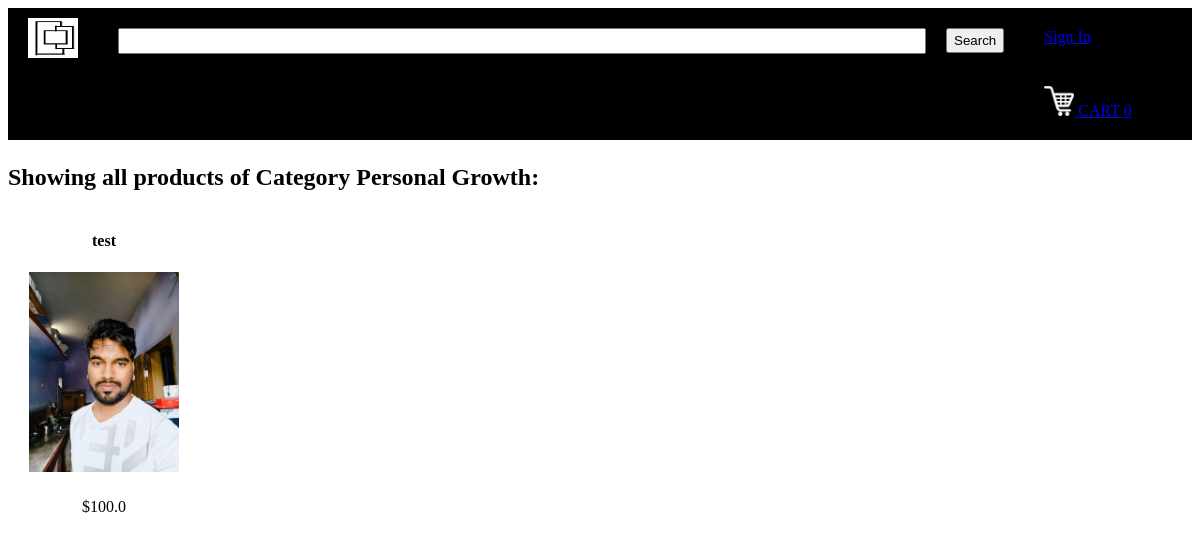
Screenshot of /displayCategory?categoryId=1 with the database file from the repository.
### tables this page shows
CREATE TABLE categories (categoryId INTEGER PRIMARY KEY,
name TEXT);

CREATE TABLE products (productId INTEGER PRIMARY KEY,
name TEXT,
price REAL,
description TEXT,
image TEXT,
stock INTEGER,
categoryId INTEGER,
FOREIGN KEY(categoryId) REFERENCES categories(catgeoryId));

### main.py (the view)
@app.route("/displayCategory")
def displayCategory():
        loggedIn, firstName, noOfItems = getLoginDetails()
        categoryId = request.args.get("categoryId")
        with sqlite3.connect('database.db') as conn:
            cur = conn.cursor()
            cur.execute("SELECT products.productId, products.name, products.price, products.image, categories.name FROM products, categories WHERE products.categoryId = categories.categoryId AND categories.categoryId = " + categoryId)
            data = cur.fetchall()
        conn.close()
        categoryName = data[0][4]
        data = parse(data)
        return render_template('displayCategory.html', data=data, loggedIn=loggedIn, firstName=firstName, noOfItems=noOfItems, categoryName=categoryName)

### main.py (called while the page is built)
def getLoginDetails():
    with sqlite3.connect('database.db') as conn:
        cur = conn.cursor()
        if 'email' not in session:
            loggedIn = False
            firstName = ''
            noOfItems = 0
        else:
            loggedIn = True
            cur.execute("SELECT userId, firstName FROM users WHERE email = '" + session['email'] + "'")
            userId, firstName = cur.fetchone()
            cur.execute("SELECT count(productId) FROM kart WHERE userId = " + str(userId))
            noOfItems = cur.fetchone()[0]
    conn.close()
    return (loggedIn, firstName, noOfItems)

def parse(data):
    ans = []
    i = 0
    while i < len(data):
        curr = []
        for j in range(7):
            if i >= len(data):
                break
            curr.append(data[i])
            i += 1
        ans.append(curr)
    return ans

### templates/displayCategory.html (shortened to what this page needs)
<!DOCTYPE HTML>
<html>
<head>
<link rel="stylesheet" href={{ url_for('static', filename='css/home.css') }} />
<link rel="stylesheet" href={{ url_for('static', filename='css/topStyle.css') }} />
</head>
<body>
<div id="title">
	<a href="/">
		<img id="logo" src= {{ url_for('static', filename='images/logo.png') }} />
	</a>
	<form>
		<input id="searchBox" type="text" name="searchQuery">
		<input id="searchButton" type="submit" value="Search">
	</form>
	{% if not loggedIn %}
	<div id="signInButton">
		<a class="link" href="/loginForm">Sign In</a>
	</div>
	{% endif %}
	<div id="kart">
		<a class="link" href="/cart">
			<img src={{url_for('static', filename='images/shoppingCart.png')}} id="cartIcon" />
			CART {{noOfItems}}
		</a>
	</div>
</div>
<div>
	<h2>Showing all products of Category {{categoryName}}:</h2>
	{% for itemData in data %}
	<table>
		<tr id="productName">
			{% for row in itemData %}
			<td>
				{{row[1]}}
			</td>
			{% endfor %}
		</tr>
		<tr id="productImage">
			{% for row in itemData %}
			<td>
				<a href="/productDescription?productId={{row[0]}}">
					<img src={{ url_for('static', filename='uploads/' + row[3]) }} id="itemImage" />
				</a>
			</td>
			{% endfor %}
		</tr>
		<tr id="productPrice">
			{% for row in itemData %}
			<td>
				${{row[2]}}
			</td>
			{% endfor %}
		</tr>
	</table>
	{% endfor %}
</div>
</body>
</html>

### static/css/home.css (style rules this page uses)
#itemImage { height: 200px; width: 150px; }
table { border-spacing: 20px; }
#productName { text-align: center; font-weight: bold; }
#productPrice { text-align: center; }

### static/css/topStyle.css (style rules this page uses)
#logo { height: 40px; width: 50px; margin-left: 20px; margin-top: 10px; margin-bottom: 10px; margin-right: 20px; float: left; }
#title { background-color: black; display: inline-block; width: 100%; }
#searchBox { height: 20px; width: 800px; margin-left: 20px; margin-top: 20px; margin-bottom: 20px; margin-right: 20px; float: left; font-size: 1.5em; }
#searchButton { height: 25px; margin-top: 20px; margin-bottom: 20px; margin-right: 20px; float: left; }
#signInButton { color: yellow; margin-top: 20px; margin-bottom: 20px; margin-left: 20px; margin-right: 20px; float: left; }
#kart { color: white; margin-top: 20px; margin-bottom: 20px; margin-left: 20px; margin-right: 20px; float: left; }
#cartIcon { height: 30px; width: 30px; }

### rows the page displays
categories: name "Personal Growth"
products: name "test", image (picture), price "100.0"

### other values shown
{{ noOfItems }} "0"
